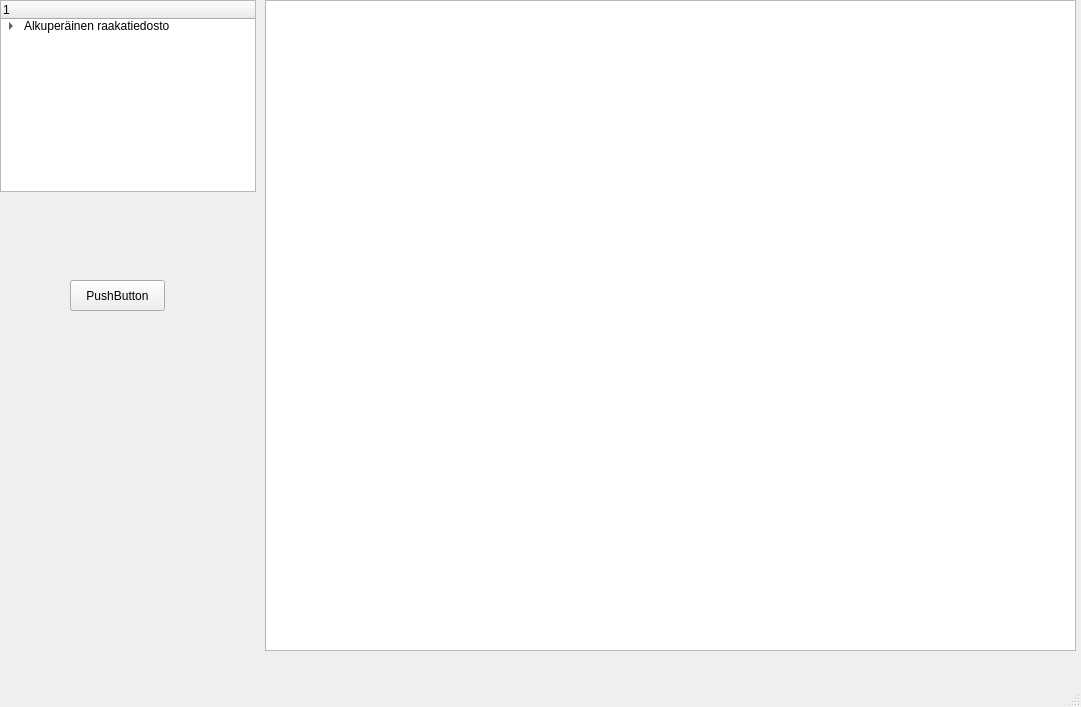
<?xml version="1.0" encoding="UTF-8"?>
<ui version="4.0">
 <class>MainWindow</class>
 <widget class="QMainWindow" name="MainWindow">
  <property name="geometry">
   <rect>
    <x>0</x>
    <y>0</y>
    <width>1081</width>
    <height>707</height>
   </rect>
  </property>
  <property name="windowTitle">
   <string>MainWindow</string>
  </property>
  <widget class="QWidget" name="centralwidget">
   <widget class="QTreeWidget" name="treeWidget">
    <property name="geometry">
     <rect>
      <x>0</x>
      <y>0</y>
      <width>256</width>
      <height>192</height>
     </rect>
    </property>
    <column>
     <property name="text">
      <string>1</string>
     </property>
    </column>
    <item>
     <property name="text">
      <string>Alkuperäinen raakatiedosto</string>
     </property>
     <item>
      <property name="text">
       <string> sss1 (parametrejä täällä)</string>
      </property>
     </item>
     <item>
      <property name="text">
       <string>sss2 (muita parametrejä)</string>
      </property>
      <item>
       <property name="text">
        <string>sss2 lisäkäsiteltynä (eog?)</string>
       </property>
      </item>
     </item>
    </item>
   </widget>
   <widget class="QGraphicsView" name="graphicsView">
    <property name="geometry">
     <rect>
      <x>265</x>
      <y>0</y>
      <width>811</width>
      <height>651</height>
     </rect>
    </property>
   </widget>
   <widget class="QPushButton" name="DrawCircleButton">
    <property name="geometry">
     <rect>
      <x>70</x>
      <y>280</y>
      <width>95</width>
      <height>31</height>
     </rect>
    </property>
    <property name="text">
     <string>PushButton</string>
    </property>
   </widget>
  </widget>
  <widget class="QMenuBar" name="menubar">
   <property name="geometry">
    <rect>
     <x>0</x>
     <y>0</y>
     <width>1081</width>
     <height>29</height>
    </rect>
   </property>
  </widget>
  <widget class="QStatusBar" name="statusbar"/>
 </widget>
 <resources/>
 <connections/>
</ui>
